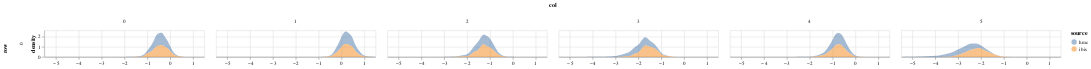

Notebook source saved alongside this figure:
### Code cell
param = 'alpha'
df = get_post_df(ps[param]) 
df['source'] = 'hmc'
df2 = get_post_df(particles.particles[param])
df2['source'] = 'ibis'
plot_density(pd.concat([df,df2]))

### Figure 1 — Vega-Lite specification as saved in the notebook (floating-point values rounded to 4 significant figures; data arrays with more than 128 entries replaced by an {"elided": "..."} marker saying what was removed)
{"config": {"view": {"continuousWidth": 400, "continuousHeight": 300}}, "data": {"name": "data-cb155b2e8b82cf606ec72dd3c7cf2559"}, "mark": {"type": "area", "opacity": 0.5}, "encoding": {"color": {"type": "nominal", "field": "source"}, "column": {"type": "quantitative", "field": "col"}, "row": {"type": "quantitative", "field": "row"}, "x": {"type": "quantitative", "field": "value", "title": null}, "y": {"type": "quantitative", "field": "density"}}, "height": 50, "resolve": {"scale": {"x": "independent"}}, "transform": [{"fold": ["value"]}, {"density": "value", "groupby": ["cn", "row", "col", "source"]}], "width": 300, "$schema": "https://vega.github.io/schema/vega-lite/v4.8.1.json", "datasets": {"data-cb155b2e8b82cf606ec72dd3c7cf2559": {"elided": "12000 records"}}}
